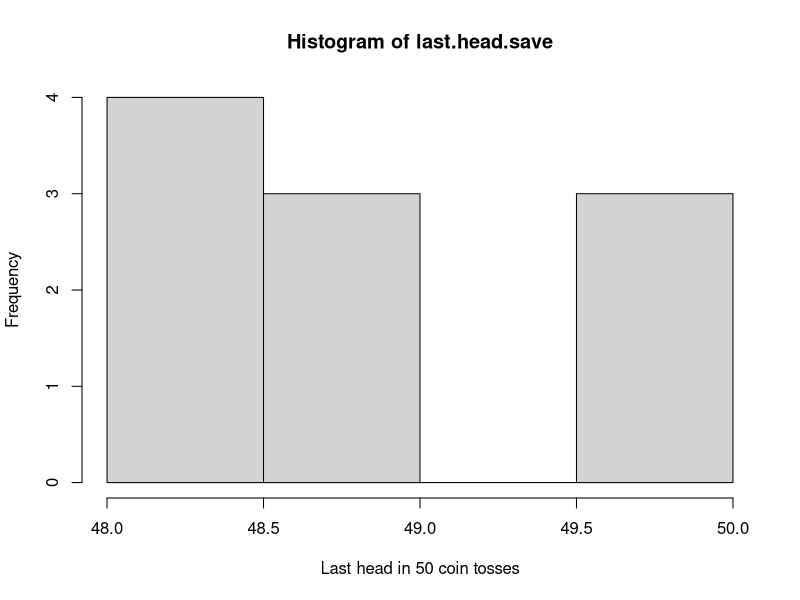
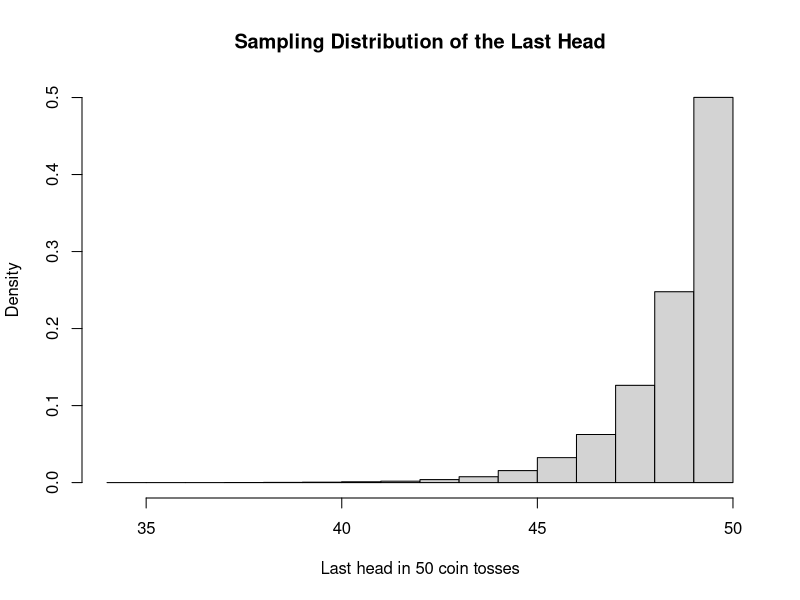
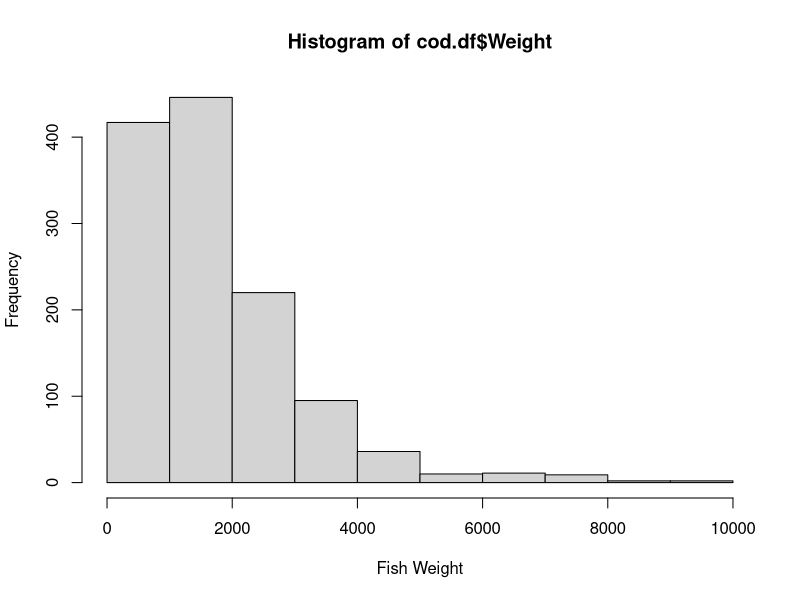
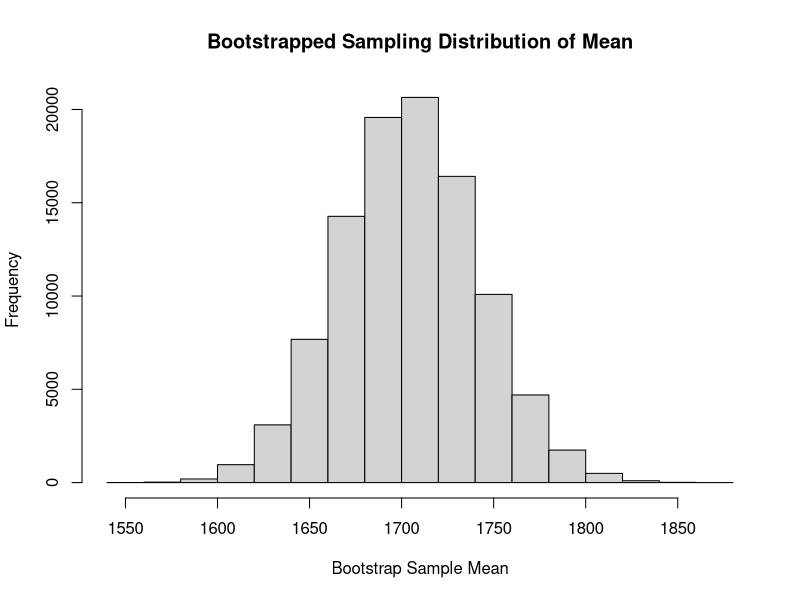
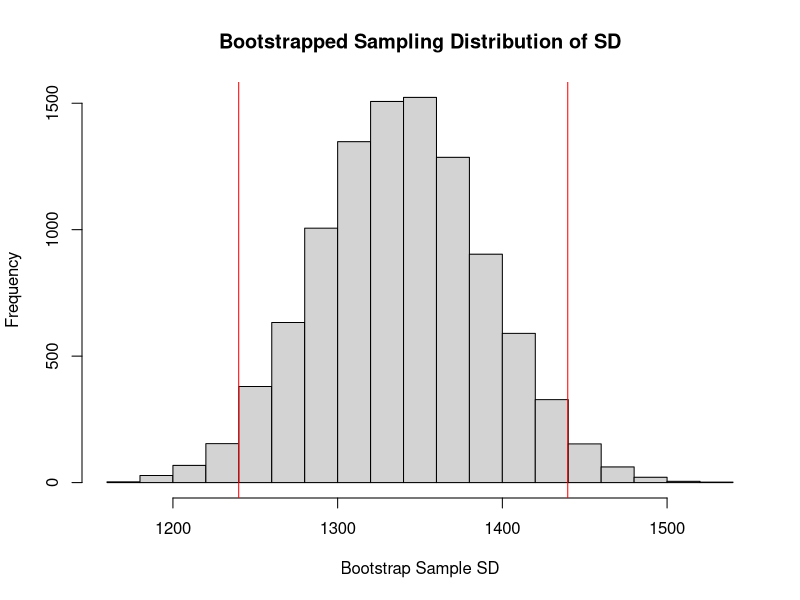
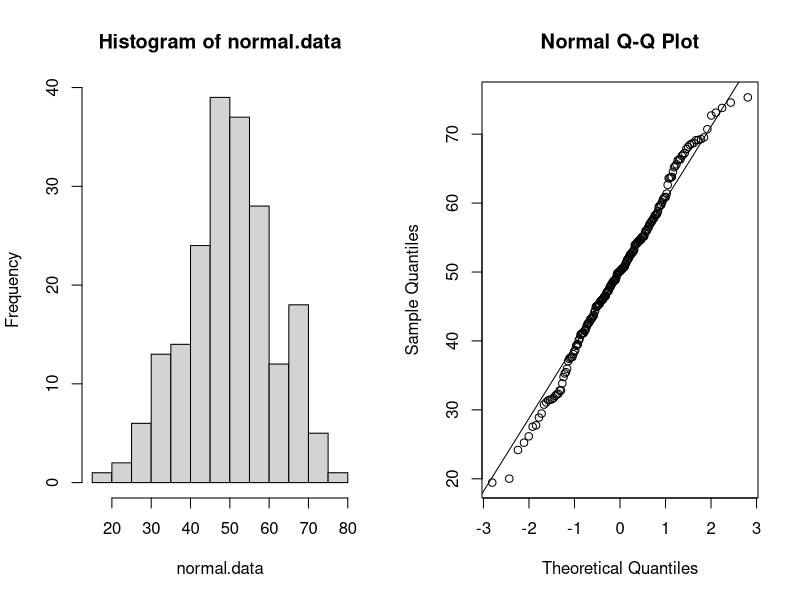
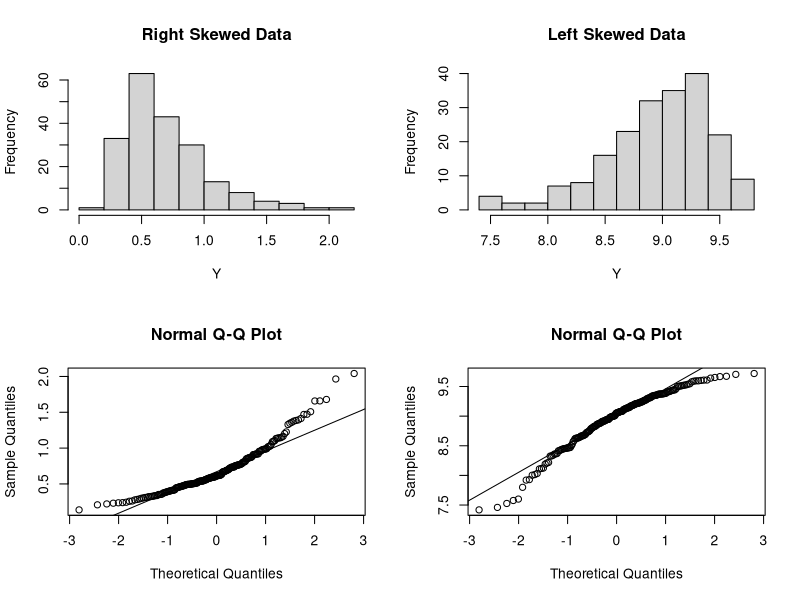
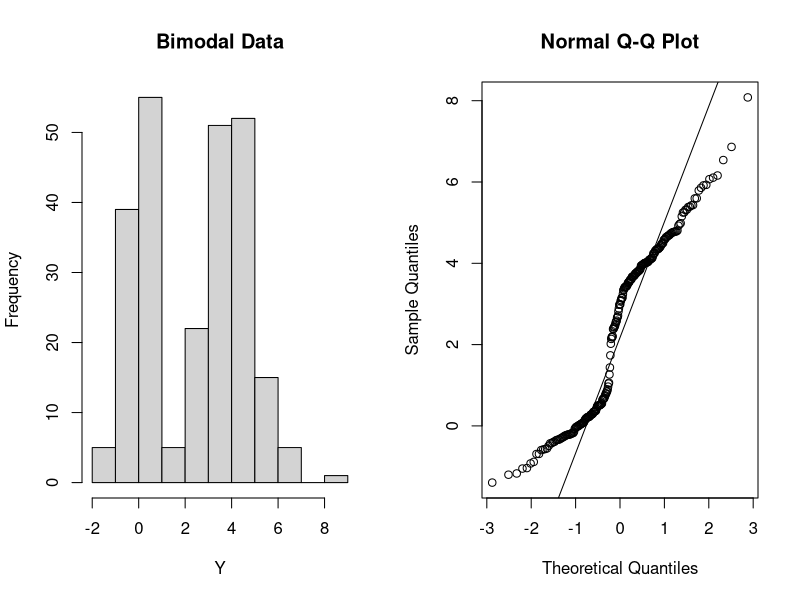

The R source for these figures, in order:
## ---- chunk 1
knitr::opts_chunk$set(echo = TRUE)
knitr::opts_knit$set(root.dir = '/Users/nicholaskortessis/Library/CloudStorage/GoogleDrive-kortessn@wfu.edu/My Drive/Import/Wake Forest/Teaching/24-25/2025 - Spring/BIO 380/Lab/Wk7')
## ---- chunk 2
coin <- c("H", "T") # Make a coin
n.coins <- 50 # Decide how many times to toss it
flipped.coins <- sample(coin, size = n.coins, replace = T) # Toss em!
# Calculate the last head
(last.head <- max(which(flipped.coins == "H")))
## ---- chunk 3
flipped.coins <- sample(coin, size = n.coins, replace = T) # Toss em!
(last.head <- max(which(flipped.coins == "H")))
## ---- chunk 4
flipped.coins <- sample(coin, size = n.coins, replace = T) # Toss em!
(last.head <- max(which(flipped.coins == "H")))

flipped.coins <- sample(coin, size = n.coins, replace = T) # Toss em!
(last.head <- max(which(flipped.coins == "H")))

flipped.coins <- sample(coin, size = n.coins, replace = T) # Toss em!
(last.head <- max(which(flipped.coins == "H")))
## ---- chunk 5
MyNumbers <- 101:105

MyNumbers[1] <- paste('Deac', MyNumbers[1])
MyNumbers[2] <- paste('Deac', MyNumbers[2])
MyNumbers[3] <- paste('Deac', MyNumbers[3])
MyNumbers[4] <- paste('Deac', MyNumbers[4])
MyNumbers[5] <- paste('Deac', MyNumbers[5])
## ---- chunk 6
MyNumbers <- 101:105
for (i in seq(from = 1, to = length(MyNumbers), by = 1)){
  MyNumbers[i] <- paste('Deac',MyNumbers[i])
  print(MyNumbers)
}
## ---- chunk 7
MyNumbers <- 0:500
for (i in seq(from = 1, to = length(MyNumbers), by = 1)){
  MyNumbers[i] <- paste('Deac',MyNumbers[i])
}

# Show beginning and end of list
head(MyNumbers); tail(MyNumbers)
## ---- chunk 8
num.experiments <- 10

for (i in 1:num.experiments){
  flipped.coins <- sample(coin, size = n.coins, replace = T) # Toss em!
  last.head <- max(which(flipped.coins == "H"))
  print(last.head)
}
## ---- chunk 9
last.head.save <- rep(NA, num.experiments)

for (i in 1:num.experiments){
  flipped.coins <- sample(coin, size = n.coins, replace = T) # Toss em!
  last.head <- max(which(flipped.coins == "H"))
  last.head.save[i] <- last.head # Store the last head
}
## ---- chunk 10
hist(last.head.save, xlab = 'Last head in 50 coin tosses')
## ---- chunk 11
num.experiments <- 100000
last.head.save <- rep(NA, num.experiments)

for (i in 1:num.experiments){
  set.seed(i)
  flipped.coins <- sample(coin, size = n.coins, replace = T) # Toss em!
  last.head <- max(which(flipped.coins == "H"))
  last.head.save[i] <- last.head # Store the last head
}

hist(last.head.save, xlab = 'Last head in 50 coin tosses',
     main = 'Sampling Distribution of the Last Head', prob = T)
## ---- chunk 12
cod.df <- read.csv(file = 'Cod.csv')
## ---- chunk 13
str(cod.df)
## ---- chunk 14
hist(cod.df$Weight, xlab = 'Fish Weight')
## ---- chunk 15
weight.modl <- lm(Weight ~ 1, cod.df)
confint(weight.modl, level = 0.95)
## ---- chunk 16

boot.samples <- 100000
boot.mean <- rep(NA, boot.samples) # Create a place to store estimates

# Let's remove the NA's from the data
weight.clean <- cod.df$Weight[!is.na(cod.df$Weight)]
n <- length(weight.clean)

# Let's loop
for (i in 1:boot.samples){
  # Resample
  boot.weight.sample <- sample(weight.clean, size = n, replace = TRUE)
  # Calculate and store mean
  boot.mean[i] <- mean(boot.weight.sample)
}

hist(boot.mean, main = 'Bootstrapped Sampling Distribution of Mean', 
     xlab = 'Bootstrap Sample Mean')
## ---- chunk 17
(SE.bootstrap <- sd(boot.mean))
## ---- chunk 18
quantile(boot.mean, c(0.025, 0.975))
## ---- chunk 19

cod.variance <- var(weight.clean)
cod.sd <- sqrt(cod.variance)
## ---- chunk 20
deg.freedom <- n - 1

crit.quantiles <- qchisq(c(0.025, 0.975), df = deg.freedom)
cod.variance*(n-1)/crit.quantiles

## ---- chunk 21
sqrt(cod.variance*(n-1)/crit.quantiles)
## ---- chunk 22
boot.samples <- 10000
boot.var <- rep(NA, boot.samples) # Create a place to store estimates

# Let's remove the NA's from the data
weight.clean <- cod.df$Weight[!is.na(cod.df$Weight)]
n <- length(weight.clean)

# Let's loop
for (i in 1:boot.samples){
  # Resample
  boot.weight.sample <- sample(weight.clean, size = n, replace = TRUE)
  # Calculate and store mean
  boot.var[i] <- var(boot.weight.sample)
}

hist(sqrt(boot.var), main = 'Bootstrapped Sampling Distribution of SD', 
     xlab = 'Bootstrap Sample SD')
abline(v = sqrt(quantile(boot.var, c(0.025, 0.975))), col = 'red')
## ---- chunk 23
normal.data <- rnorm(200, mean = 50, sd = 11)

par(mfrow = c(1,2))
hist(normal.data)

qqnorm(normal.data)
qqline(normal.data)
## ---- chunk 24
n <- 200
y <- exp(rnorm(n, -0.5, 0.5))

par(mfcol = c(2,2))
hist(y, xlab = 'Y', main = 'Right Skewed Data')
qqnorm(y)
qqline(y)

y <- 10 - exp(rnorm(n,0,0.5))
hist(y, xlab = 'Y', main = 'Left Skewed Data')
qqnorm(y)
qqline(y)
## ---- chunk 25
p <- 0.4
n <- 250
y <- sample(c(0,1), size = n, replace = TRUE, prob = c(0.4,0.6))
y[y == 1] <- rnorm(sum(y == 1), mean = 4, sd = 1)
y[y == 0] <- rnorm(sum(y == 0), mean = 0, sd = 0.5)

par(mfcol = c(1,2))
hist(y, xlab = 'Y', main = 'Bimodal Data')
qqnorm(y)
qqline(y)
## ---- chunk 26

lambda <- 1
n <- 200
y <- rpois(n, lambda)

par(mfcol = c(2,2))
hist(y, xlab = 'Y', main = 'Count Data; Small Mean')
qqnorm(y)
qqline(y)

y <- rpois(n, 50*lambda)
hist(y, xlab = 'Y', main = 'Count Data; Large Mean')
qqnorm(y)
qqline(y)
## ---- chunk 27
p <- 0.5
n <- 250
y <- sample(c(0,1), size = n, replace = TRUE, prob = c(1-p,p))
y[y == 1] <- rnorm(sum(y == 1), mean = 10, sd = 0.1)
y[y == 0] <- rnorm(sum(y == 0), mean = 10, sd = 2)

par(mfcol = c(1,2))
hist(y, xlab = 'Y', main = 'Data with High Kurtosis')
qqnorm(y)
qqline(y)
## ---- chunk 28
hist(cod.df$Length, main = 'Distribution of Fish Length', 
     xlab = 'Fish Length')

#Clean data
clean.length <- cod.df$Length[!is.na(cod.df$Length)]
n <- length(clean.length)

med.length <- quantile(clean.length, 0.5)
abline(v = med.length, col = 'red', lwd = 3)

num.bootstraps <- 10000
med.boot.length <- rep(NA, num.bootstraps)

for (i in 1:num.bootstraps){
  boot.sample <- sample(clean.length, size = n, replace = TRUE)
  med.boot.length[i] <- quantile(boot.sample, 0.5)
}

quantile(med.boot.length, c(0.025,0.975))
hist(med.boot.length, main = 'Distribution of Median Length', 
     xlab = 'Bootstrap Median')
abline(v = quantile(med.boot.length, c(0.025,0.975)), 
                    col = 'red', lwd = 3)
## ---- chunk 29
library(datawizard)
## ---- chunk 30
#Clean data
clean.length <- cod.df$Length[!is.na(cod.df$Length)]
n <- length(clean.length)

(skew.length <- skewness(clean.length))
## ---- chunk 31
num.bootstraps <- 10000
skew.boot.length <- rep(NA, num.bootstraps)

for (i in 1:num.bootstraps){
  boot.sample <- sample(clean.length, size = n, replace = TRUE)
   skew.result <- skewness(boot.sample)
  skew.boot.length[i] <- skew.result$Skewness
}

(skew.se = sd(skew.boot.length))
quantile(skew.boot.length, c(0.025,0.975))
hist(skew.boot.length, main = 'Distribution of Length Skewness', 
     xlab = 'Bootstrap Skewness')
abline(v = quantile(skew.boot.length, c(0.025,0.975)), 
                    col = 'red', lwd = 3)
